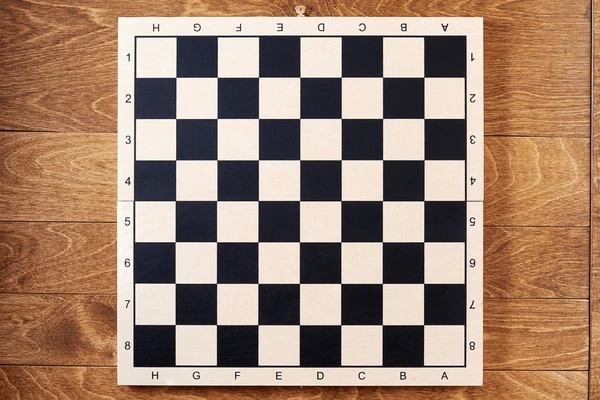
#> input picture CV-Lab/Lab-5/Res/chess.webp, 600 x 400 px
$ python q1.py   (older library calls are emulated)
#> lines starting #> are read from the running program, lines starting #| are printed output that depends on the picture; after the words box and inside, x2 and y2 are one past the last pixel; in counts of white or black regions, pixels touching at a corner belong together
import cv2
import numpy as np

def harris(image_path, k=0.04, th=1e-6):
#> called with image_path = 'Res/chess.webp', k = 0.04, th = 1e-06
    image = cv2.imread(image_path)
#> image is the input picture: shape (400, 600, 3); mean B, G, R 111.8, 131.3, 159.9
    cv2.imshow('Input', image)
    cv2.waitKey(0)
    gr = cv2.cvtColor(image, cv2.COLOR_BGR2GRAY)
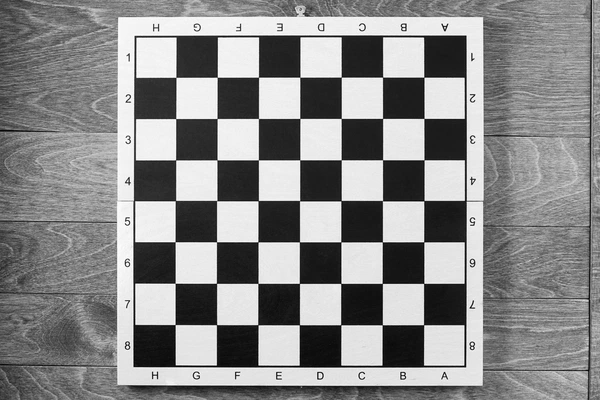
#> gr: shape (400, 600); min 0, max 255, mean 137.6

    gr = np.float32(gr)

    Ix = cv2.Sobel(gr, cv2.CV_64F, 1, 0, ksize=3)
    Iy = cv2.Sobel(gr, cv2.CV_64F, 0, 1, ksize=3)

    Ix2 = Ix**2
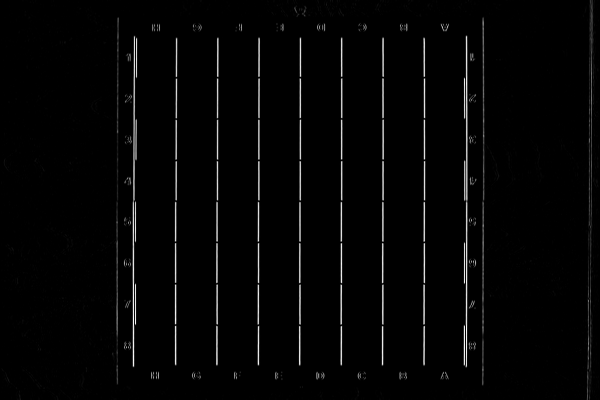
#> Ix2: shape (400, 600) float64; min 0, max 948676, mean 18902; drawn with min black and max white
    Iy2 = Iy**2
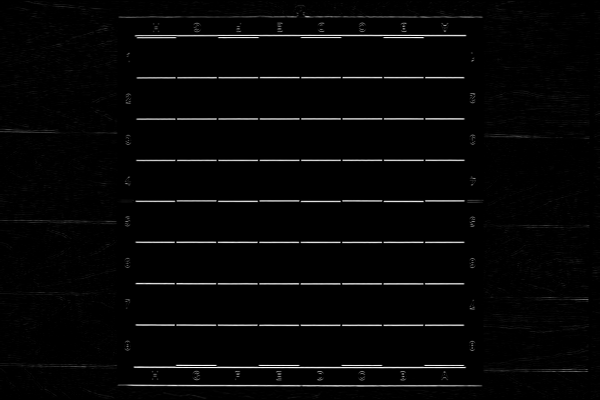
#> Iy2: shape (400, 600) float64; min 0, max 976144, mean 21737.2; drawn with min black and max white
    IxIy = Ix * Iy
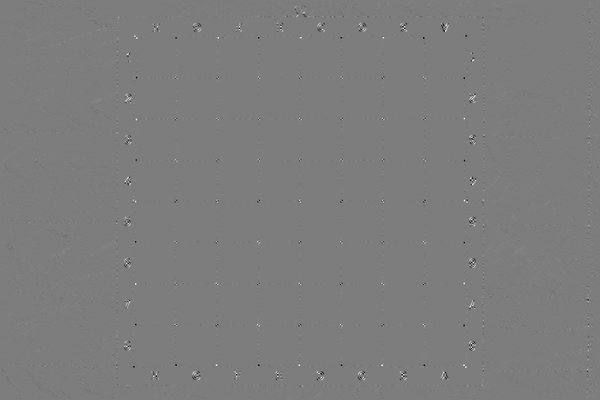
#> IxIy: shape (400, 600) float64; min -340624, max 352835, mean 20.1; drawn with min black and max white

    window_size = 3
    o = window_size // 2
    res = np.zeros_like(gr)

    for i in range(o, gr.shape[0] - o):
        for j in range(o, gr.shape[1] - o):
            Sx2 = np.sum(Ix2[i-o:i+o+1, j-o:j+o+1])
            Sy2 = np.sum(Iy2[i-o:i+o+1, j-o:j+o+1])
            Sxy = np.sum(IxIy[i-o:i+o+1, j-o:j+o+1])

            M = np.array([[Sx2, Sxy], [Sxy, Sy2]])
            det_M = np.linalg.det(M)
            trace_M = np.trace(M)
            res[i, j] = det_M - k * (trace_M ** 2)
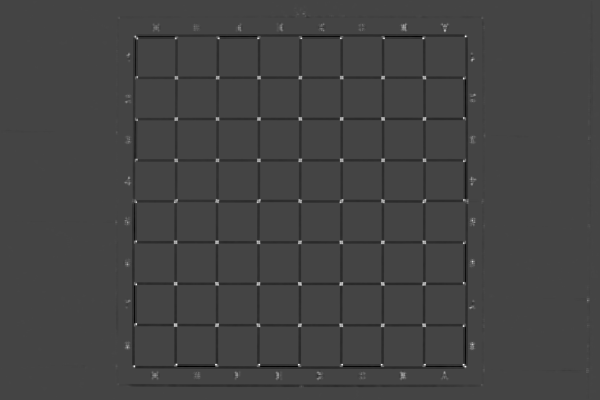
#> res: shape (400, 600) float32; min -1.38e+12, max 3.75e+12, mean -2.26e+10; drawn with min black and max white

    corners = res > th * res.max()
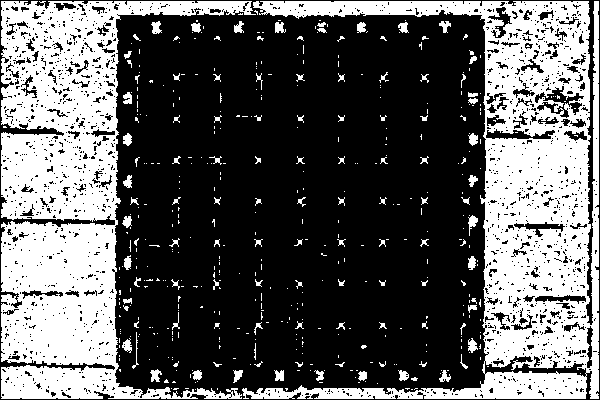
#> corners: shape (400, 600) bool; 37.4% white; 471 white regions (377 under 20 px), largest, box (x1, y1, x2, y2) and area: (1, 1, 256, 399) 42559, (242, 1, 599, 399) 41812, (150, 369, 162, 382) 95
    image[corners] = [0, 0, 255]
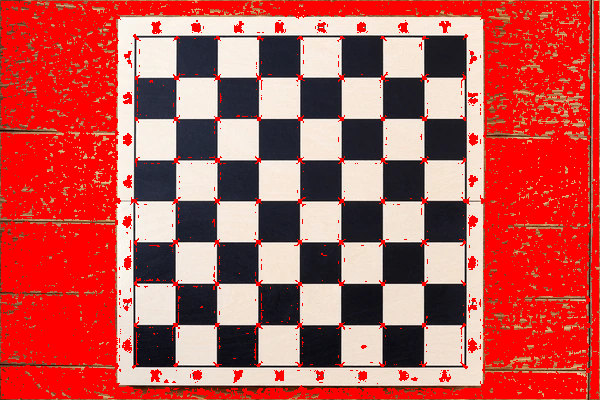
#> image: shape (400, 600, 3); mean B, G, R 82.7, 87.6, 191.6
    cv2.imshow('Output', image)
    cv2.waitKey(0)
    cv2.destroyAllWindows()

harris('Res/chess.webp')


"""
    plt.imshow(cv2.cvtColor(image, cv2.COLOR_BGR2RGB))
    plt.title('Harris Corner Detection')
    plt.axis('off')
    plt.show()
"""

$ run again, with CV-Lab/Lab-5/Res/people.webp copied over CV-Lab/Lab-5/Res/chess.webp
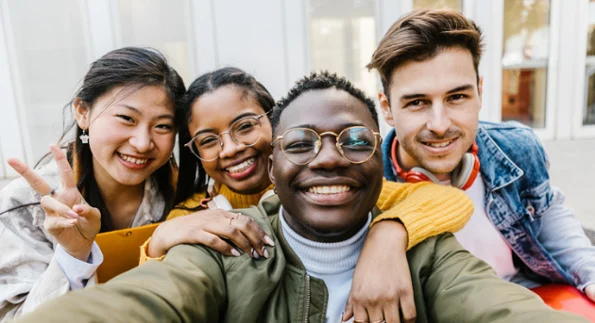
#> input picture CV-Lab/Lab-5/Res/people.webp, 595 x 323 px
#> in harris, image is the input picture: shape (323, 595, 3); mean B, G, R 139.1, 151.1, 164.2
#> in harris, `corners = res > th * res.max()`:
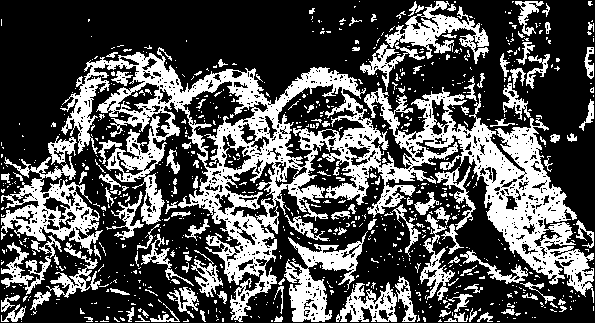
#> corners: shape (323, 595) bool; 32.8% white; 862 white regions (731 under 20 px), largest, box (x1, y1, x2, y2) and area: (60, 47, 594, 322) 34800, (1, 156, 103, 256) 3735, (284, 231, 368, 322) 2836
#> in harris, `image[corners] = [0, 0, 255]`:
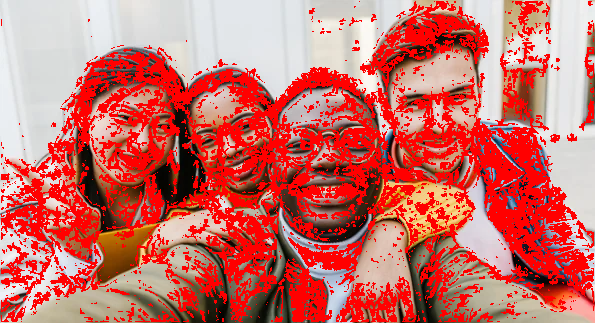
#> image: shape (323, 595, 3); mean B, G, R 102.8, 110.6, 202.2
